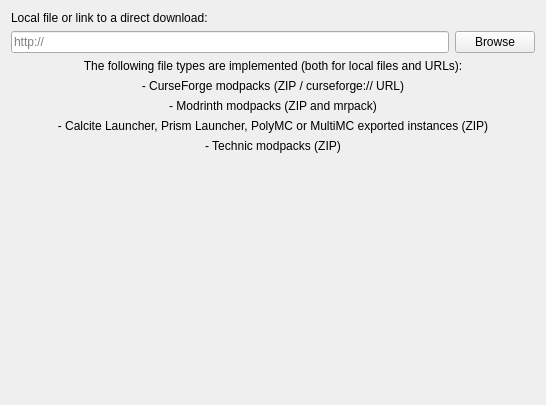
<?xml version="1.0" encoding="UTF-8"?>
<ui version="4.0">
 <class>ImportPage</class>
 <widget class="QWidget" name="ImportPage">
  <property name="geometry">
   <rect>
    <x>0</x>
    <y>0</y>
    <width>546</width>
    <height>405</height>
   </rect>
  </property>
  <layout class="QGridLayout" name="gridLayout">
   <item row="2" column="0">
    <widget class="QLineEdit" name="modpackEdit">
     <property name="placeholderText">
      <string notr="true">http://</string>
     </property>
    </widget>
   </item>
   <item row="2" column="1">
    <widget class="QPushButton" name="modpackBtn">
     <property name="text">
      <string>Browse</string>
     </property>
    </widget>
   </item>
   <item row="3" column="0" rowspan="2" colspan="2">
    <layout class="QVBoxLayout" name="verticalLayout">
     <item>
      <widget class="QLabel" name="label">
       <property name="text">
        <string>The following file types are implemented (both for local files and URLs):</string>
       </property>
       <property name="alignment">
        <set>Qt::AlignCenter</set>
       </property>
      </widget>
     </item>
     <item>
      <widget class="QLabel" name="label_5">
       <property name="text">
        <string>- CurseForge modpacks (ZIP / curseforge:// URL)</string>
       </property>
       <property name="alignment">
        <set>Qt::AlignCenter</set>
       </property>
      </widget>
     </item>
     <item>
      <widget class="QLabel" name="label_3">
       <property name="text">
        <string>- Modrinth modpacks (ZIP and mrpack)</string>
       </property>
       <property name="alignment">
        <set>Qt::AlignCenter</set>
       </property>
      </widget>
     </item>
     <item>
      <widget class="QLabel" name="label_2">
       <property name="text">
        <string>- Calcite Launcher, Prism Launcher, PolyMC or MultiMC exported instances (ZIP)</string>
       </property>
       <property name="alignment">
        <set>Qt::AlignCenter</set>
       </property>
      </widget>
     </item>
     <item>
      <widget class="QLabel" name="label_4">
       <property name="text">
        <string>- Technic modpacks (ZIP)</string>
       </property>
       <property name="alignment">
        <set>Qt::AlignCenter</set>
       </property>
      </widget>
     </item>
    </layout>
   </item>
   <item row="5" column="0" colspan="2">
    <spacer name="verticalSpacer">
     <property name="orientation">
      <enum>Qt::Vertical</enum>
     </property>
     <property name="sizeHint" stdset="0">
      <size>
       <width>20</width>
       <height>40</height>
      </size>
     </property>
    </spacer>
   </item>
   <item row="0" column="0" colspan="2">
    <widget class="QLabel" name="modpackLabel">
     <property name="text">
      <string>Local file or link to a direct download:</string>
     </property>
    </widget>
   </item>
  </layout>
 </widget>
 <resources/>
 <connections/>
</ui>
